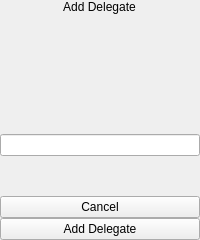
     <widget class="QWidget" name="add_delegate_page">
      <property name="styleSheet">
       <string notr="true"/>
      </property>
      <layout class="QVBoxLayout" name="verticalLayout_2">
       <property name="spacing">
        <number>0</number>
       </property>
       <property name="leftMargin">
        <number>0</number>
       </property>
       <property name="topMargin">
        <number>0</number>
       </property>
       <property name="rightMargin">
        <number>0</number>
       </property>
       <property name="bottomMargin">
        <number>0</number>
       </property>
       <item alignment="Qt::AlignHCenter|Qt::AlignTop">
        <widget class="QLabel" name="add_delegate_page_title">
         <property name="sizePolicy">
          <sizepolicy hsizetype="Preferred" vsizetype="Fixed">
           <horstretch>0</horstretch>
           <verstretch>0</verstretch>
          </sizepolicy>
         </property>
         <property name="text">
          <string>Add Delegate</string>
         </property>
         <property name="alignment">
          <set>Qt::AlignHCenter|Qt::AlignTop</set>
         </property>
        </widget>
       </item>
       <item>
        <spacer name="verticalSpacer_4">
         <property name="orientation">
          <enum>Qt::Vertical</enum>
         </property>
         <property name="sizeType">
          <enum>QSizePolicy::Fixed</enum>
         </property>
         <property name="sizeHint" stdset="0">
          <size>
           <width>20</width>
           <height>120</height>
          </size>
         </property>
        </spacer>
       </item>
       <item>
        <widget class="QLineEdit" name="add_delegate_name_field">
         <property name="focusPolicy">
          <enum>Qt::WheelFocus</enum>
         </property>
         <property name="echoMode">
          <enum>QLineEdit::Normal</enum>
         </property>
         <property name="alignment">
          <set>Qt::AlignHCenter|Qt::AlignTop</set>
         </property>
         <property name="placeholderText">
          <string/>
         </property>
         <property name="clearButtonEnabled">
          <bool>true</bool>
         </property>
        </widget>
       </item>
       <item>
        <spacer name="verticalSpacer_3">
         <property name="orientation">
          <enum>Qt::Vertical</enum>
         </property>
         <property name="sizeHint" stdset="0">
          <size>
           <width>20</width>
           <height>40</height>
          </size>
         </property>
        </spacer>
       </item>
       <item>
        <widget class="QPushButton" name="cancel_button">
         <property name="sizePolicy">
          <sizepolicy hsizetype="Minimum" vsizetype="MinimumExpanding">
           <horstretch>0</horstretch>
           <verstretch>0</verstretch>
          </sizepolicy>
         </property>
         <property name="maximumSize">
          <size>
           <width>16777215</width>
           <height>100</height>
          </size>
         </property>
         <property name="text">
          <string>Cancel</string>
         </property>
        </widget>
       </item>
       <item>
        <widget class="QPushButton" name="confirm_add_button">
         <property name="sizePolicy">
          <sizepolicy hsizetype="Minimum" vsizetype="MinimumExpanding">
           <horstretch>0</horstretch>
           <verstretch>0</verstretch>
          </sizepolicy>
         </property>
         <property name="maximumSize">
          <size>
           <width>16777215</width>
           <height>100</height>
          </size>
         </property>
         <property name="text">
          <string>Add Delegate</string>
         </property>
        </widget>
       </item>
      </layout>
     </widget>
